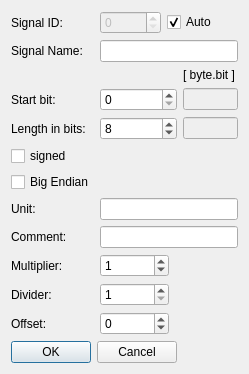
<?xml version="1.0" encoding="UTF-8"?>
<ui version="4.0">
 <class>SignalDialog</class>
 <widget class="QDialog" name="SignalDialog">
  <property name="geometry">
   <rect>
    <x>0</x>
    <y>0</y>
    <width>249</width>
    <height>355</height>
   </rect>
  </property>
  <property name="windowTitle">
   <string>Configuration Signal</string>
  </property>
  <layout class="QGridLayout" name="gridLayout">
   <item row="8" column="0">
    <widget class="QLabel" name="comment_label">
     <property name="text">
      <string>Comment:</string>
     </property>
     <property name="buddy">
      <cstring>comment_lineEdit</cstring>
     </property>
    </widget>
   </item>
   <item row="10" column="5">
    <spacer name="horizontalSpacer_2">
     <property name="orientation">
      <enum>Qt::Horizontal</enum>
     </property>
     <property name="sizeHint" stdset="0">
      <size>
       <width>66</width>
       <height>20</height>
      </size>
     </property>
    </spacer>
   </item>
   <item row="4" column="2" colspan="3">
    <widget class="QSpinBox" name="lengthBits_spinBox">
     <property name="minimum">
      <number>1</number>
     </property>
     <property name="maximum">
      <number>64</number>
     </property>
     <property name="value">
      <number>8</number>
     </property>
    </widget>
   </item>
   <item row="7" column="2" colspan="4">
    <widget class="QLineEdit" name="unit_lineEdit"/>
   </item>
   <item row="10" column="0">
    <widget class="QLabel" name="divider_label">
     <property name="text">
      <string>Divider:</string>
     </property>
     <property name="buddy">
      <cstring>divider_spinBox</cstring>
     </property>
    </widget>
   </item>
   <item row="12" column="0" colspan="5">
    <widget class="QDialogButtonBox" name="buttonBox">
     <property name="focusPolicy">
      <enum>Qt::NoFocus</enum>
     </property>
     <property name="orientation">
      <enum>Qt::Horizontal</enum>
     </property>
     <property name="standardButtons">
      <set>QDialogButtonBox::Cancel|QDialogButtonBox::Ok</set>
     </property>
    </widget>
   </item>
   <item row="9" column="0">
    <widget class="QLabel" name="multiplier_label">
     <property name="text">
      <string>Multiplier:</string>
     </property>
     <property name="buddy">
      <cstring>multiplier_spinBox</cstring>
     </property>
    </widget>
   </item>
   <item row="7" column="0">
    <widget class="QLabel" name="unit_label">
     <property name="text">
      <string>Unit:</string>
     </property>
     <property name="buddy">
      <cstring>unit_lineEdit</cstring>
     </property>
    </widget>
   </item>
   <item row="1" column="2" colspan="4">
    <widget class="QLineEdit" name="signalName_lineEdit"/>
   </item>
   <item row="9" column="2" colspan="2">
    <widget class="QSpinBox" name="multiplier_spinBox">
     <property name="minimum">
      <number>-32768</number>
     </property>
     <property name="maximum">
      <number>32767</number>
     </property>
     <property name="value">
      <number>1</number>
     </property>
    </widget>
   </item>
   <item row="3" column="2" colspan="3">
    <widget class="QSpinBox" name="startBit_spinBox">
     <property name="maximum">
      <number>63</number>
     </property>
    </widget>
   </item>
   <item row="0" column="3" colspan="3">
    <widget class="QCheckBox" name="signalIDAuto_checkBox">
     <property name="text">
      <string>Auto</string>
     </property>
     <property name="checked">
      <bool>true</bool>
     </property>
     <property name="tristate">
      <bool>false</bool>
     </property>
    </widget>
   </item>
   <item row="11" column="5">
    <spacer name="horizontalSpacer_3">
     <property name="orientation">
      <enum>Qt::Horizontal</enum>
     </property>
     <property name="sizeHint" stdset="0">
      <size>
       <width>66</width>
       <height>20</height>
      </size>
     </property>
    </spacer>
   </item>
   <item row="9" column="5">
    <spacer name="horizontalSpacer">
     <property name="orientation">
      <enum>Qt::Horizontal</enum>
     </property>
     <property name="sizeHint" stdset="0">
      <size>
       <width>66</width>
       <height>20</height>
      </size>
     </property>
    </spacer>
   </item>
   <item row="1" column="0">
    <widget class="QLabel" name="signalName_label">
     <property name="text">
      <string>Signal Name:</string>
     </property>
     <property name="buddy">
      <cstring>signalName_lineEdit</cstring>
     </property>
    </widget>
   </item>
   <item row="3" column="5">
    <widget class="QLineEdit" name="startByteBit_lineEdit">
     <property name="enabled">
      <bool>false</bool>
     </property>
    </widget>
   </item>
   <item row="0" column="0">
    <widget class="QLabel" name="signalID_label">
     <property name="text">
      <string>Signal ID:</string>
     </property>
     <property name="buddy">
      <cstring>signalID_spinBox</cstring>
     </property>
    </widget>
   </item>
   <item row="6" column="0" colspan="2">
    <widget class="QCheckBox" name="bigEndian_checkBox">
     <property name="text">
      <string>Big Endian</string>
     </property>
    </widget>
   </item>
   <item row="11" column="0">
    <widget class="QLabel" name="offset_label">
     <property name="text">
      <string>Offset:</string>
     </property>
     <property name="buddy">
      <cstring>offset_spinBox</cstring>
     </property>
    </widget>
   </item>
   <item row="8" column="2" colspan="4">
    <widget class="QLineEdit" name="comment_lineEdit"/>
   </item>
   <item row="4" column="0">
    <widget class="QLabel" name="length_label">
     <property name="text">
      <string>Length in bits:</string>
     </property>
     <property name="buddy">
      <cstring>lengthBits_spinBox</cstring>
     </property>
    </widget>
   </item>
   <item row="11" column="2" colspan="2">
    <widget class="QSpinBox" name="offset_spinBox">
     <property name="minimum">
      <number>-32768</number>
     </property>
     <property name="maximum">
      <number>32767</number>
     </property>
    </widget>
   </item>
   <item row="0" column="2">
    <widget class="QSpinBox" name="signalID_spinBox">
     <property name="enabled">
      <bool>false</bool>
     </property>
     <property name="maximum">
      <number>65535</number>
     </property>
    </widget>
   </item>
   <item row="10" column="2" colspan="2">
    <widget class="QSpinBox" name="divider_spinBox">
     <property name="minimum">
      <number>1</number>
     </property>
     <property name="maximum">
      <number>65535</number>
     </property>
    </widget>
   </item>
   <item row="5" column="0">
    <widget class="QCheckBox" name="signed_checkBox">
     <property name="text">
      <string>signed</string>
     </property>
    </widget>
   </item>
   <item row="3" column="0">
    <widget class="QLabel" name="startBit_label">
     <property name="text">
      <string>Start bit:</string>
     </property>
     <property name="buddy">
      <cstring>startBit_spinBox</cstring>
     </property>
    </widget>
   </item>
   <item row="4" column="5">
    <widget class="QLineEdit" name="lengthByteBit_lineEdit">
     <property name="enabled">
      <bool>false</bool>
     </property>
    </widget>
   </item>
   <item row="2" column="5">
    <widget class="QLabel" name="byteBit_label">
     <property name="text">
      <string>[ byte.bit ]</string>
     </property>
    </widget>
   </item>
  </layout>
 </widget>
 <tabstops>
  <tabstop>signalID_spinBox</tabstop>
  <tabstop>signalIDAuto_checkBox</tabstop>
  <tabstop>signalName_lineEdit</tabstop>
  <tabstop>startBit_spinBox</tabstop>
  <tabstop>lengthBits_spinBox</tabstop>
  <tabstop>signed_checkBox</tabstop>
  <tabstop>bigEndian_checkBox</tabstop>
  <tabstop>unit_lineEdit</tabstop>
  <tabstop>comment_lineEdit</tabstop>
  <tabstop>multiplier_spinBox</tabstop>
  <tabstop>divider_spinBox</tabstop>
  <tabstop>offset_spinBox</tabstop>
 </tabstops>
 <resources/>
 <connections>
  <connection>
   <sender>buttonBox</sender>
   <signal>rejected()</signal>
   <receiver>SignalDialog</receiver>
   <slot>reject()</slot>
   <hints>
    <hint type="sourcelabel">
     <x>239</x>
     <y>335</y>
    </hint>
    <hint type="destinationlabel">
     <x>286</x>
     <y>274</y>
    </hint>
   </hints>
  </connection>
  <connection>
   <sender>buttonBox</sender>
   <signal>accepted()</signal>
   <receiver>SignalDialog</receiver>
   <slot>accept()</slot>
   <hints>
    <hint type="sourcelabel">
     <x>124</x>
     <y>324</y>
    </hint>
    <hint type="destinationlabel">
     <x>124</x>
     <y>177</y>
    </hint>
   </hints>
  </connection>
 </connections>
</ui>
